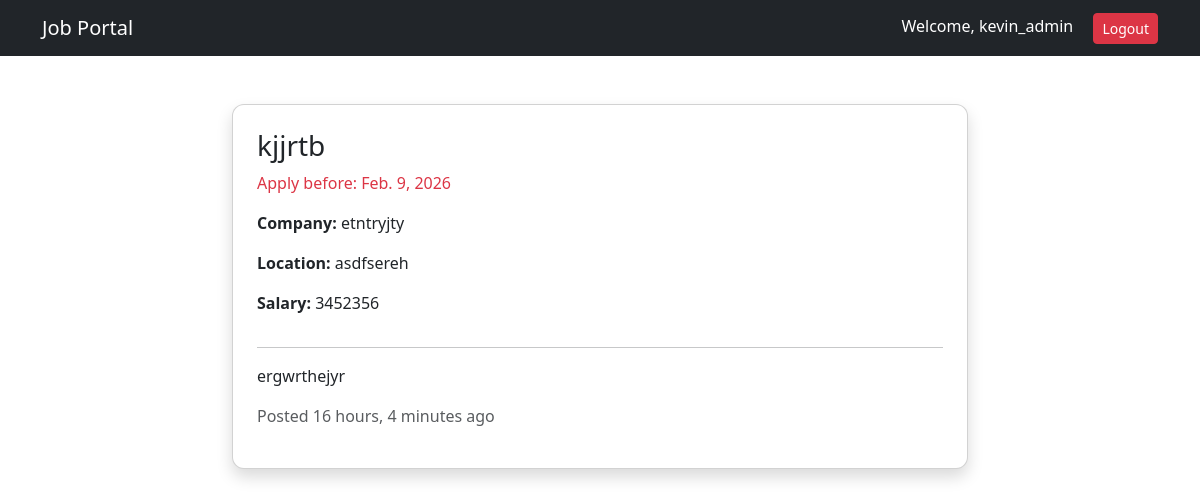
The page /jobs/4/ (signed in) on the database its author committed.
### accounts/models.py (models this page shows)
class CustomUser(AbstractUser):
    ROLE_CHOICES = (
        ('jobseeker', 'Job Seeker'),
        ('recruiter', 'Recruiter'),
    )
    role = models.CharField(
        max_length=20,
        choices=ROLE_CHOICES,
        default='jobseeker'
    )

### jobs/models.py (models this page shows, shortened)
class Job(models.Model):
    recruiter = models.ForeignKey(
        settings.AUTH_USER_MODEL,
        on_delete=models.CASCADE
    )
    title = models.CharField(max_length=200)
    company = models.CharField(max_length=200)
    location = models.CharField(max_length=200)
    description = models.TextField()
    salary = models.CharField(max_length=100, blank=True)
    created_at = models.DateTimeField(auto_now_add=True)
    application_deadline = models.DateField(null=True, blank=True)

### jobs/views.py (the view)
# urls.py: path("<int:job_id>/", views.job_detail, name="job_detail"),
@login_required
def job_detail(request, job_id):
    job = Job.objects.get(id=job_id)
    applied = Application.objects.filter(
        user=request.user,
        job=job
    ).exists()
    context = {
        "job": job,
        "applied": applied,
        "today": date.today()
    }
    return render(request, "jobs/job_detail.html", context)

### templates/jobs/job_detail.html (shortened to what this page needs)
{% extends "base.html" %}
{% block content %}
<div class="row justify-content-center">
  <div class="col-md-8">
    <div class="card shadow p-4">
      <h3>{{ job.title }}</h3>
      {% if job.application_deadline %}
          <p class="text-danger">
              Apply before: {{ job.application_deadline }}
          </p>
      {% endif %}
      <p><strong>Company:</strong> {{ job.company }}</p>
      <p><strong>Location:</strong> {{ job.location }}</p>
      <p><strong>Salary:</strong> {{ job.salary }}</p>
      <hr>
      <p>{{ job.description }}</p>
      <p class="text-muted">
          Posted {{ job.created_at|timesince }} ago
      </p>
    </div>
  </div>
</div>
{% endblock %}

### templates/base.html (shortened to what this page needs)
{% load static %}
<!DOCTYPE html>
<html>
<head>
    <link href="https://cdn.jsdelivr.net/npm/bootstrap@5.3.2/dist/css/bootstrap.min.css" rel="stylesheet">
    <link rel="stylesheet" href="{% static 'css/style.css' %}">
</head>
<body>
<nav class="navbar navbar-expand-lg navbar-dark bg-dark">
    <div class="container">
        <a class="navbar-brand" href="/jobs/">Job Portal</a>
        <div class="ms-auto">
            {% if user.is_authenticated %}
                <span class="text-white me-3">
                    Welcome, {{ user.username }}
                </span>
                <form action="{% url 'logout' %}" method="post" class="d-inline">
                    <button class="btn btn-danger btn-sm">
                        Logout
                    </button>
                </form>
            {% endif %}
        </div>
    </div>
</nav>
<div class="container mt-5">
    {% block content %}
    {% endblock %}
</div>
</body>
</html>

### static/css/style.css (style rules this page uses)
.card { border-radius: 12px; }

### rows shown on the page
CustomUser: username "kevin_admin"
Job: title "kjjrtb", application_deadline "Feb. 9, 2026", company "etntryjty", location "asdfsereh", salary "3452356", description "ergwrthejyr", created_at "16 hours, 4 minutes"
